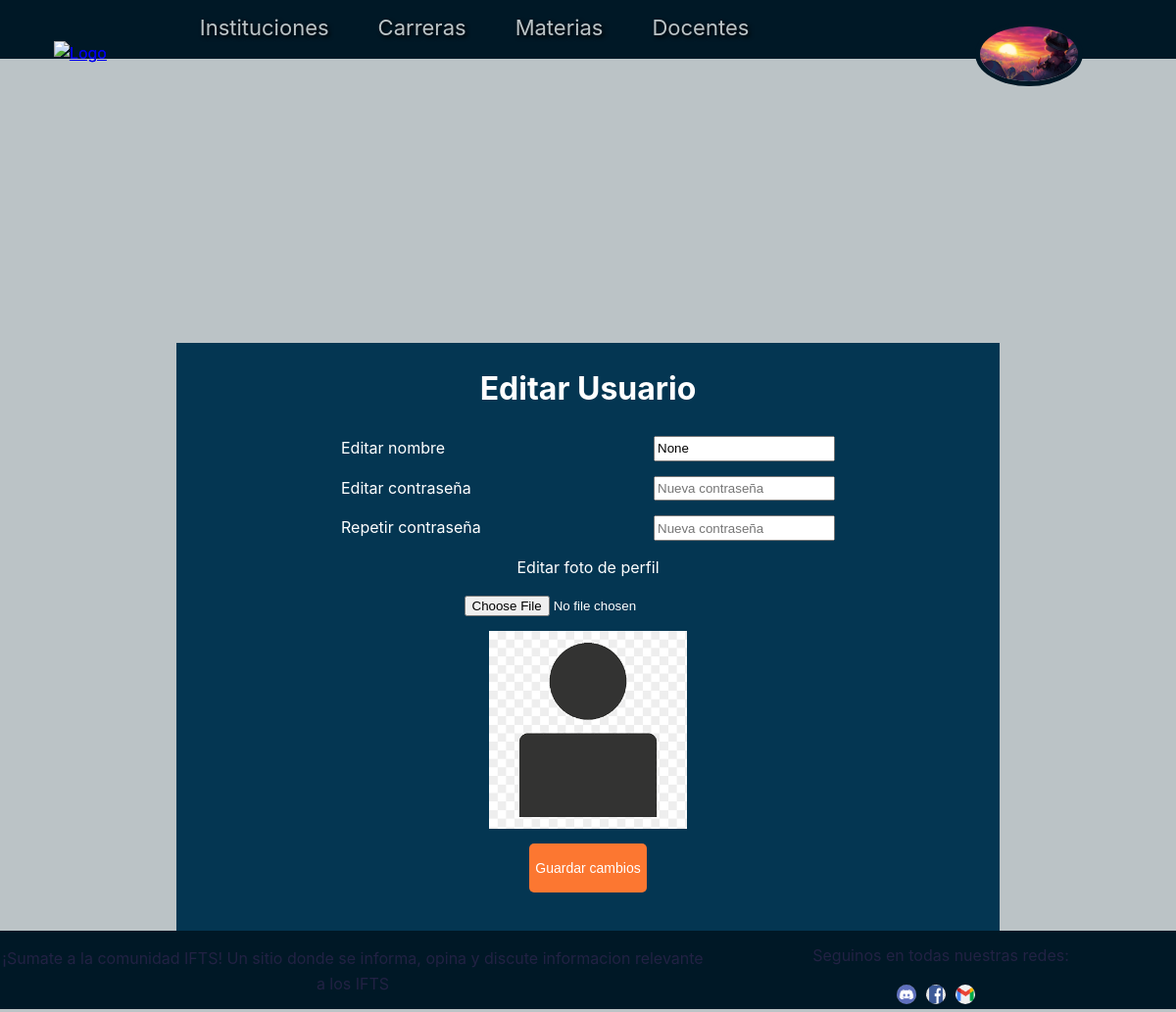
The app's page /editar/57/ (signed in), older data.
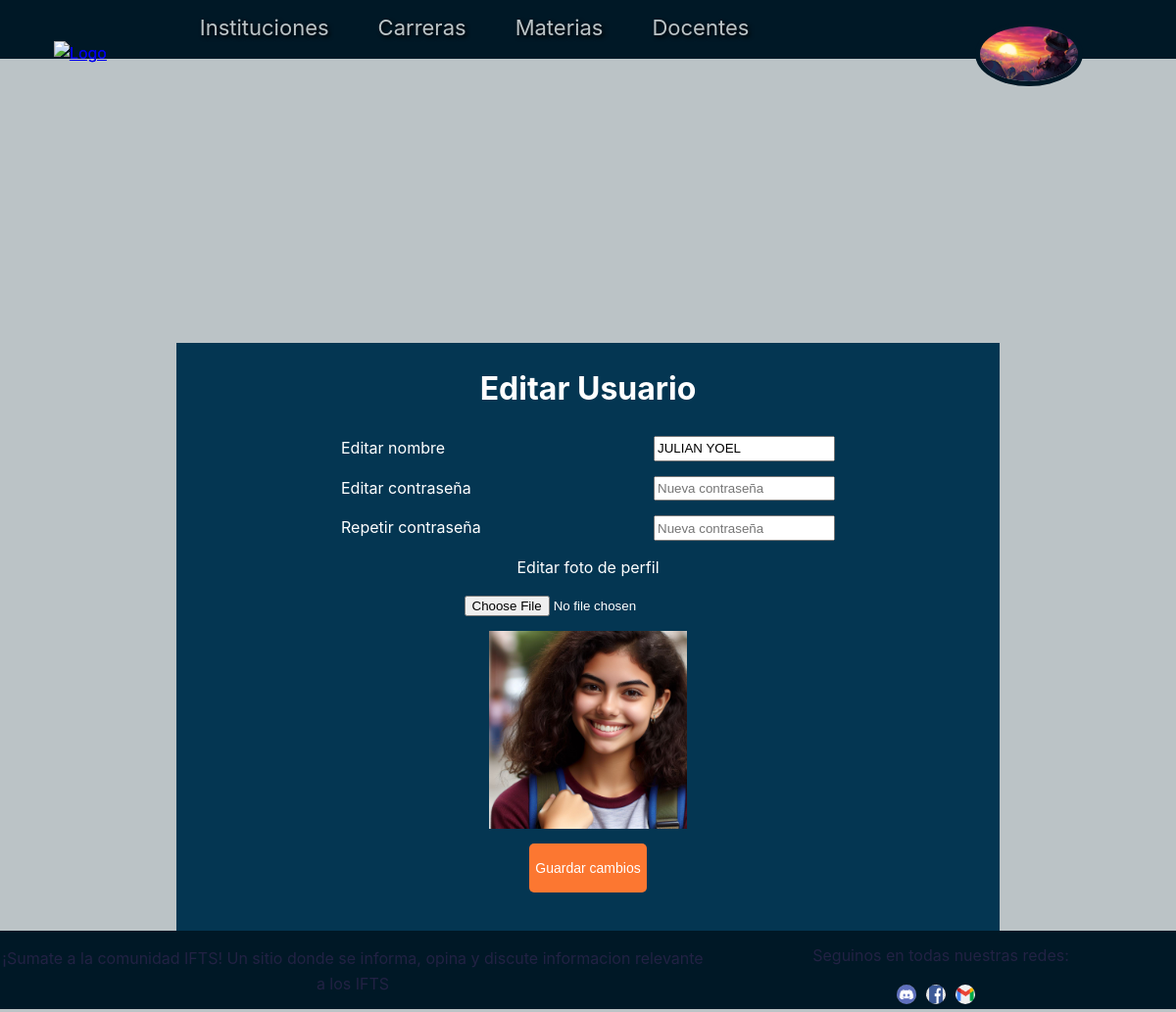
The same page, newer data.
### apps/custom_user/models.py (models this page shows, shortened)
class CustomUser(AbstractBaseUser, PermissionsMixin):
    PROFESOR = 'Profesor'
    ALUMNO = 'Alumno'
    INSTITUCION = 'Institución'
    VISITANTE = 'Visitante'
    nombre = models.CharField(max_length=100, blank=True, null=True, default=None)
    email = models.EmailField(unique=True, default=None)
    descripcion = models.TextField(blank=True, null=True, default=None)
    img_perfil = models.ImageField(upload_to='perfiles/', null=True, blank=True, default='UserProfile.png')
    is_active = models.BooleanField(default=True)
    is_staff = models.BooleanField(default=False)
    institucion = models.CharField(max_length=100, blank=True, null=True, default=None)
    fecha_de_nacimiento = models.DateField(default=None, blank=True, null=True)
    GENERO_CHOICES = (
        ('M', 'Masculino'),
        ('F', 'Femenino'),
        ('O', 'Otro'),
    )
    genero = models.CharField(max_length=1, choices=GENERO_CHOICES, default='O', blank=True, null=True)
    TIPO_USUARIO_CHOICES = [
        (ALUMNO, 'Alumno'),
        (INSTITUCION, 'Institución'),
        (PROFESOR, 'Profesor'),
        (VISITANTE, 'Visitante'),
    ]
    tipo_usuario = models.CharField(max_length=20, choices=TIPO_USUARIO_CHOICES, default=ALUMNO, blank=True, null=True)
    REQUIRED_FIELDS = []  # Campos requeridos para el inicio de sesión
    USERNAME_FIELD = 'email'  # Campo que se utiliza como nombre de usuario para el inicio de sesión
    objects = CustomUserManager()

### apps/custom_user/views.py (the view, shortened to what this page needs)
# urls.py: path('editar/<int:pk>/', EditarUsuarioView.as_view(), name='editar_usuario'),
class EditarUsuarioView(LoginRequiredMixin, UpdateView):
    model = CustomUser
    form_class = CustomUserUpdateForm
    template_name = 'editar_usuario.html'
    def get_context_data(self, **kwargs):
        context = super().get_context_data(**kwargs)
        user_id = self.kwargs.get('pk')
        user = CustomUser.objects.get(pk=user_id)
        context['usuario'] = user
        return context

### apps/custom_user/forms.py
class CustomUserUpdateForm(forms.ModelForm):
    class Meta:
        model = CustomUser
        fields = ['nombre', 'img_perfil']
        widgets = {
            'nombre': forms.TextInput(attrs={'placeholder': 'Nombre del alumno'}),
            'img_perfil': forms.FileInput()
        }

### apps/custom_user/templates/editar_usuario.html (shortened to what this page needs)
{% extends "template_base.html" %}
{% load static %}
{% block extra_head %}
<link rel="stylesheet" href="{% static 'css/editar_usuario.css' %}">
{% endblock %}
{% block content %}
<div class="contenedorEditar">
    <h1>Editar Usuario</h1>
    <form method="post" action="{% url 'editar_usuario' usuario.id %}" enctype="multipart/form-data">
        <div class="inputEdit">
            <label for="edit-user">Editar nombre</label>
            <input type="text" id="updName" name="nombre" value="{{ usuario.nombre }}" required>
        </div>
        <div class="inputEdit">
            <label for="edit-pwd">Editar contraseña</label>
            <input type="password" id="updPassword" name="password" placeholder="Nueva contraseña" minlength="8" pattern="^(?=.*[A-Za-z])(?=.*\d)[A-Za-z\d]+$" title="La contraseña debe tener al menos 8 caracteres y contener al menos una letra y un número" required>
        </div>
        <div class="inputEdit">
            <label for="edit-pwd">Repetir contraseña</label>
            <input type="password" id="updPassword2" name="password2" placeholder="Nueva contraseña" minlength="8" pattern="^(?=.*[A-Za-z])(?=.*\d)[A-Za-z\d]+$" title="La contraseña debe tener al menos 8 caracteres y contener al menos una letra y un número" required>
        </div>
        <div class="editImagenProfile">
            <label for="edit-img">Editar foto de perfil</label>
                <input type="file" name="img_perfil" id="img_perfil_input"></input>
                <img src="{{ usuario.img_perfil.url }}" id="preview_img" alt="Foto de perfil actual">
        </div>
        <input class="guardarCambios" type="submit" value="Guardar cambios">
    </form>
</div>
{% endblock %}

### templates/template_base.html (shortened to what this page needs)
{% load static %}
<!DOCTYPE html>
<html lang="es">
    <head>
        <link rel="stylesheet" href="{% static 'css/template_base.css' %}">
        <link rel="stylesheet" href="{% static 'css/querys.css' %}">
        <link rel="stylesheet" href="{% static 'css/menu_profile.css' %}">
        {% block extra_head %}
        {% endblock %}
    </head>
    <body>
        <header>
             <div class="menuGlobal">
                <div class="logo">
                    <a href="{% url 'user_home'%}" type="image/png">
                        <img id="logoUserHome1" src="{% static 'imagenes/Logo/genioLogo.png' %}" alt="Logo">
                    </a>
                </div>
                <nav class="menuDiv">
                    <ul>
                        <li><a href="{% url 'lista_instituciones'%}">Instituciones</a></li>
                        <li><a href="{% url 'lista_carreras'%}">Carreras</a></li>
                        <li><a href="{% url 'lista_materias'%}">Materias</a></li>
                        <li><a href="{% url 'lista_profesores'%}">Docentes</a></li>
                    </ul>
                </nav>
                <div>
                    {% if request.user.is_authenticated %}
                        <nav class="nav-menu-principal">
                            <img src="{{ request.user.img_perfil.url }}" alt="profile" class="img_perfil">
                    </nav>
                    {% else %}
                        <a href="{% url 'login' %}">Iniciar sesión</a>
                    {% endif %}
                </div>
            </div>
        </header>
        <div class="bannerVideo">
            <video muted autoplay loop src="{% static 'imagenes/Portada/triangulosAzules.mp4' %}" ></video>
        </div>
    <div id="contenedor-principal">
        {% block content %}
        {% endblock %}
    </div>
        <footer>
            <div class="footer-container">
                <div class="footer-section">
                    <p>¡Sumate a la comunidad IFTS!
                      Un sitio donde se informa, opina y discute informacion relevante a los IFTS</p>
                </div>
                <div class="footer-section2">
                    <p>Seguinos en todas nuestras redes:</p>
                    <div class="social-icons">
                        <ul class="listaRedes">
                            <li><a href="https://discord.gg/3EkEuBr5"><img src="{% static 'imagenes/Iconos/discord-ico.png' %}" alt="Discord-ico"></a></li>
                            <li><a href="https://www.facebook.com/profile.php?id=61558876926447&notif_id=1714537805990917&notif_t=follower_invite_accept&ref=notif"><img src="{% static 'imagenes/Iconos/facebook-ico.png' %}" alt="Facebook-ico"></a></li>
                            <li><a href="mailto:m.e.b.d.0904@ifts18.edu.ar?subject=Consulta%20desde%20la%20Web&body=Hola,%20vi%20tu%20sitio%20web%20y%20me%20gustaría%20saber..."><img src="{% static 'imagenes/Iconos/gmail-ico.png' %}" alt="Gmail-ico"></a></li>
                        </ul>
                    </div>
                </div>
            </div>
        </footer>
    </body>
</html>

### static/css/template_base.css (style rules this page uses)
body,html { font: 1em/1.618 Inter, sans-serif; display: flex; flex-direction: column; justify-content: center; min-height: 100vh; margin: 0; color: #224; background-color: #bbc3c6; }
header { height: 60px; width: 100%; display: flex; position: fixed; top: 0px; align-items: center; z-index: 999; background-color:#001826; }
.menuGlobal { width: 100%; height: 100%; align-items: center; display: flex; justify-content: space-around; }
.logo { width: 250px; display: flex; align-items: center; justify-content: center; }
#logoUserHome1 { width: 100px; margin-top: 50px; position: absolute; }
.menuDiv { width:100%; text-decoration: none; align-items: center; }
.menuDiv ul { display: flex; text-decoration: none; align-items: center; font-size: 22px; }
.menuDiv ul li { position: relative; text-decoration: none; list-style-type: none; margin-right: 50px; cursor: pointer; color: #bbc3c6; text-shadow: 2px 2px 4px rgba(0, 0, 0, 1.5); border-bottom: 2px solid transparent; transition: border-bottom 0.5s ease; }
.menuDiv a { text-decoration: none; color: #bbc3c6; }
#contenedor-principal { width: 100%; display: flex; flex-direction: column; justify-content: center; align-items: center; }
.bannerVideo { width: 100%; height: 350px; margin: 0; padding: 0; overflow: hidden; }
.bannerVideo video { width: 100%; height: 100%; object-fit: cover; }
footer { bottom: 0; height: auto; width: 100%; }
.footer-container { height: 80px; background-color: #001826; display: flex; justify-content: space-between; align-items: center; }
.footer-section { width: 60%; height: 100%; text-align: center; border-radius: 10px; }
.footer-section2 { display: flex; flex-direction: column; justify-content: center; align-items: center; height: 100%; width: 40%; }
.footer-section p { font-size: 16px; }
.social-icons { width: 100%; height: 50%; display: flex; margin: 0; padding: 0%; justify-content: center; align-items: center; }
.listaRedes { list-style: none; display: flex; height: 100%; }
.listaRedes { margin: 0; padding: 0; }
.social-icons img { width: 20px; height: 20px; border-radius: 50%; margin-right: 10px; }

### static/css/menu_profile.css (style rules this page uses)
.nav-menu-principal { width: auto; top: 0; z-index: 99; justify-content: center; align-items: center; display: flex; flex-direction: column; width: 250px; }
.img_perfil { box-shadow: 0 0 0 5px #001826; width: 100px; border-radius: 50%; margin-top: 50px; z-index: 999; margin-right: 50px; }

### static/css/editar_usuario.css (style rules this page uses)
.contenedorEditar { display: flex; width:70%; text-align: center; min-width: 300px; background-color: #043652 ; min-height: 600px; align-items: center; flex-direction: column; color: white; }
.contenedorEditar form { display: flex; flex-direction: column; justify-content: center; height: 80%; width: 60%; gap: 15px; }
.inputEdit { display: flex; justify-content: space-between; }
.editImagenProfile { width: 100%; display: flex; flex-direction: column; margin: auto; gap: 15px; align-items: center; }
.editImagenProfile img { width: 40%; margin: auto; }
.guardarCambios { background-color: #fc7731; height: 50px; width: 120px; border: none; border-radius: 5px; color: white; font-size: 14px; cursor: pointer; margin: auto; }

Row changes from the older to the newer data that the page shows:
changed CustomUser: nombre "None" → "JULIAN YOEL"; img_perfil: a different picture
